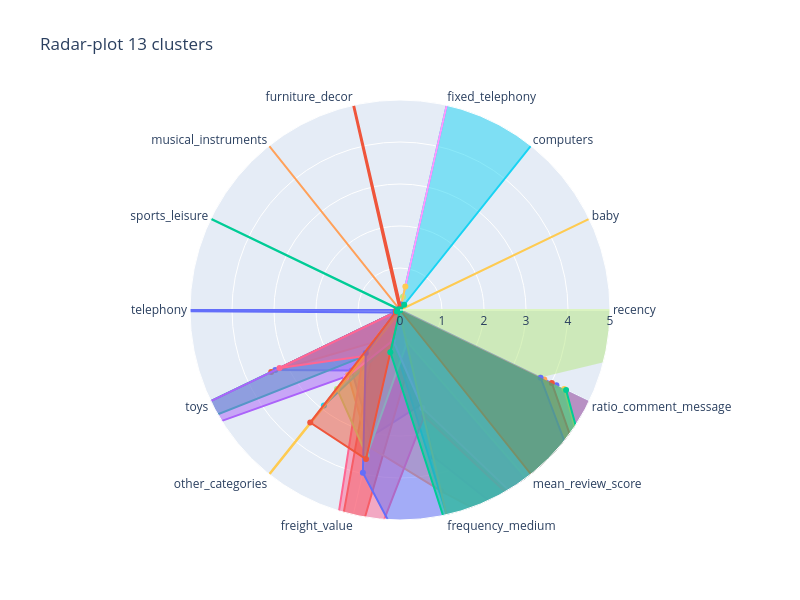

The code cell stored with this chart in its notebook:
### Code cell
plot_clusters_radar(centroid_normalized_13)

### Figure 1 — Plotly figure (JSON) as saved in the notebook; plotly's stock layout.template omitted (floating-point values rounded to 4 significant figures)
{"data": [{"fill": "toself", "name": "Cluster 0", "r": [0, 0, 2.22e-16, 0, 0, 0, 5.551e-17, 0, 3.296, 1.844, 3.088, 2.305, 0, 4.134], "theta": ["recency", "baby", "computers", "fixed_telephony", "furniture_decor", "musical_instruments", "sports_leisure", "telephony", "toys", "other_categories", "freight_value", "frequency_medium", "mean_review_score", "ratio_comment_message"], "type": "scatterpolar"}, {"fill": "toself", "name": "Cluster 1", "r": [0, 0, 2.22e-16, 0, 0, 0, 5.551e-17, 0, 3.404, 0.9785, 10, 1.173, 9.966, 0], "theta": ["recency", "baby", "computers", "fixed_telephony", "furniture_decor", "musical_instruments", "sports_leisure", "telephony", "toys", "other_categories", "freight_value", "frequency_medium", "mean_review_score", "ratio_comment_message"], "type": "scatterpolar"}, {"fill": "toself", "name": "Cluster 2", "r": [0, 0, 2.22e-16, 0, 1.388e-17, 0, 5.551e-17, 0, 9.984, 1.432, 0, 0.8904, 9.998, 0.0007407], "theta": ["recency", "baby", "computers", "fixed_telephony", "furniture_decor", "musical_instruments", "sports_leisure", "telephony", "toys", "other_categories", "freight_value", "frequency_medium", "mean_review_score", "ratio_comment_message"], "type": "scatterpolar"}, {"fill": "toself", "name": "Cluster 3", "r": [0, 0, 2.22e-16, 0, 0, 0, 0, 5.551e-17, 10, 2.018, 0, 3.582, 10, 10], "theta": ["recency", "baby", "computers", "fixed_telephony", "furniture_decor", "musical_instruments", "sports_leisure", "telephony", "toys", "other_categories", "freight_value", "frequency_medium", "mean_review_score", "ratio_comment_message"], "type": "scatterpolar"}, {"fill": "toself", "name": "Cluster 4", "r": [0, 0, 2.22e-16, 0.1098, 0, 10, 5.551e-17, 0, 0.1471, 1.983, 3.336, 4.422, 8.432, 3.814], "theta": ["recency", "baby", "computers", "fixed_telephony", "furniture_decor", "musical_instruments", "sports_leisure", "telephony", "toys", "other_categories", "freight_value", "frequency_medium", "mean_review_score", "ratio_comment_message"], "type": "scatterpolar"}, {"fill": "toself", "name": "Cluster 5", "r": [0, 0, 10.0, 8.75, 0, 0.001394, 5.551e-17, 0, 0.0482, 2.908, 0.7446, 5.012, 9.679, 9.899], "theta": ["recency", "baby", "computers", "fixed_telephony", "furniture_decor", "musical_instruments", "sports_leisure", "telephony", "toys", "other_categories", "freight_value", "frequency_medium", "mean_review_score", "ratio_comment_message"], "type": "scatterpolar"}, {"fill": "toself", "name": "Cluster 6", "r": [0, 0, 2.22e-16, 0, 0, 0, 5.551e-17, 0, 3.184, 1.408, 10.0, 2.595, 9.993, 9.986], "theta": ["recency", "baby", "computers", "fixed_telephony", "furniture_decor", "musical_instruments", "sports_leisure", "telephony", "toys", "other_categories", "freight_value", "frequency_medium", "mean_review_score", "ratio_comment_message"], "type": "scatterpolar"}, {"fill": "toself", "name": "Cluster 7", "r": [10.0, 0, 2.22e-16, 0.3233, 0, 0.02099, 0.0105, 0.09447, 0.1016, 2.406, 3.556, 0.7789, 8.363, 3.705], "theta": ["recency", "baby", "computers", "fixed_telephony", "furniture_decor", "musical_instruments", "sports_leisure", "telephony", "toys", "other_categories", "freight_value", "frequency_medium", "mean_review_score", "ratio_comment_message"], "type": "scatterpolar"}, {"fill": "toself", "name": "Cluster 8", "r": [0, 0, 2.22e-16, 10.0, 0, 0.002037, 0.001019, 0, 0.04585, 2.055, 0.7422, 2.391, 9.672, 0.001835], "theta": ["recency", "baby", "computers", "fixed_telephony", "furniture_decor", "musical_instruments", "sports_leisure", "telephony", "toys", "other_categories", "freight_value", "frequency_medium", "mean_review_score", "ratio_comment_message"], "type": "scatterpolar"}, {"fill": "toself", "name": "Cluster 9", "r": [0, 10, 2.22e-16, 0.5736, 0, 0, 5.551e-17, 0, 0, 10, 0.05582, 7.331, 8.324, 4.341], "theta": ["recency", "baby", "computers", "fixed_telephony", "furniture_decor", "musical_instruments", "sports_leisure", "telephony", "toys", "other_categories", "freight_value", "frequency_medium", "mean_review_score", "ratio_comment_message"], "type": "scatterpolar"}, {"fill": "toself", "name": "Cluster 10", "r": [0, 0, 0, 0.1347, 0, 0.03935, 0.01049, 10, 0.1407, 1.307, 3.972, 10, 8.317, 3.714], "theta": ["recency", "baby", "computers", "fixed_telephony", "furniture_decor", "musical_instruments", "sports_leisure", "telephony", "toys", "other_categories", "freight_value", "frequency_medium", "mean_review_score", "ratio_comment_message"], "type": "scatterpolar"}, {"fill": "toself", "name": "Cluster 11", "r": [0, 0, 2.22e-16, 0.08227, 10, 0.01603, 0.01603, 0.08013, 0.1109, 3.428, 3.639, 0, 8.592, 4.013], "theta": ["recency", "baby", "computers", "fixed_telephony", "furniture_decor", "musical_instruments", "sports_leisure", "telephony", "toys", "other_categories", "freight_value", "frequency_medium", "mean_review_score", "ratio_comment_message"], "type": "scatterpolar"}, {"fill": "toself", "name": "Cluster 12", "r": [0, 0, 0.1603, 0, 0, 0.02173, 10, 0, 0.08255, 0, 1.034, 6.015, 8.339, 4.389], "theta": ["recency", "baby", "computers", "fixed_telephony", "furniture_decor", "musical_instruments", "sports_leisure", "telephony", "toys", "other_categories", "freight_value", "frequency_medium", "mean_review_score", "ratio_comment_message"], "type": "scatterpolar"}], "layout": {"height": 600, "polar": {"angularaxis": {"type": "category"}, "radialaxis": {"autorange": false, "range": [0, 5], "type": "linear", "visible": true}}, "showlegend": false, "title": {"text": "Radar-plot 13 clusters"}, "width": 800}}
